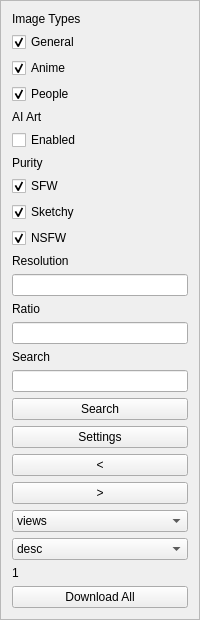
     <widget class="QFrame" name="OptionFrame">
      <property name="minimumSize">
       <size>
        <width>150</width>
        <height>0</height>
       </size>
      </property>
      <property name="frameShape">
       <enum>QFrame::Shape::StyledPanel</enum>
      </property>
      <property name="frameShadow">
       <enum>QFrame::Shadow::Raised</enum>
      </property>
      <layout class="QFormLayout">
       <item row="0" column="0">
        <widget class="QLabel" name="ImageTypesLabel">
         <property name="text">
          <string>Image Types</string>
         </property>
        </widget>
       </item>
       <item row="1" column="0">
        <widget class="QCheckBox" name="ImageTypesGeneralCheckBox">
         <property name="text">
          <string>General</string>
         </property>
         <property name="checked">
          <bool>true</bool>
         </property>
        </widget>
       </item>
       <item row="2" column="0">
        <widget class="QCheckBox" name="ImageTypesAnimeCheckBox">
         <property name="text">
          <string>Anime</string>
         </property>
         <property name="checked">
          <bool>true</bool>
         </property>
        </widget>
       </item>
       <item row="3" column="0">
        <widget class="QCheckBox" name="ImageTypesPeopleCheckBox">
         <property name="text">
          <string>People</string>
         </property>
         <property name="checked">
          <bool>true</bool>
         </property>
        </widget>
       </item>
       <item row="4" column="0">
        <widget class="QLabel" name="AIArtLabel">
         <property name="text">
          <string>AI Art</string>
         </property>
        </widget>
       </item>
       <item row="6" column="0">
        <widget class="QLabel" name="PurityLabel">
         <property name="text">
          <string>Purity</string>
         </property>
        </widget>
       </item>
       <item row="7" column="0">
        <widget class="QCheckBox" name="PuritySFWCheckBox">
         <property name="text">
          <string>SFW</string>
         </property>
         <property name="checked">
          <bool>true</bool>
         </property>
        </widget>
       </item>
       <item row="8" column="0">
        <widget class="QCheckBox" name="PuritySketchyCheckBox">
         <property name="text">
          <string>Sketchy</string>
         </property>
         <property name="checked">
          <bool>true</bool>
         </property>
        </widget>
       </item>
       <item row="9" column="0">
        <widget class="QCheckBox" name="PurityNSFWCheckBox">
         <property name="text">
          <string>NSFW</string>
         </property>
         <property name="checked">
          <bool>true</bool>
         </property>
        </widget>
       </item>
       <item row="10" column="0">
        <widget class="QLabel" name="ResolutionLabel">
         <property name="text">
          <string>Resolution</string>
         </property>
        </widget>
       </item>
       <item row="12" column="0">
        <widget class="QLabel" name="RatioLabel">
         <property name="text">
          <string>Ratio</string>
         </property>
        </widget>
       </item>
       <item row="14" column="0">
        <widget class="QLabel" name="SearchLabel">
         <property name="text">
          <string>Search</string>
         </property>
        </widget>
       </item>
       <item row="22" column="0">
        <widget class="QLabel" name="PageNumberLabel">
         <property name="text">
          <string>1</string>
         </property>
        </widget>
       </item>
       <item row="11" column="0" colspan="2">
        <widget class="QLineEdit" name="ResolutionInput"/>
       </item>
       <item row="13" column="0" colspan="2">
        <widget class="QLineEdit" name="RatioInput"/>
       </item>
       <item row="15" column="0" colspan="2">
        <widget class="QLineEdit" name="SearchInput"/>
       </item>
       <item row="18" column="0" colspan="2">
        <widget class="QPushButton" name="PageBackButton">
         <property name="text">
          <string>&lt;</string>
         </property>
        </widget>
       </item>
       <item row="17" column="0" colspan="2">
        <widget class="QPushButton" name="SettingsButton">
         <property name="enabled">
          <bool>true</bool>
         </property>
         <property name="text">
          <string>Settings</string>
         </property>
         <property name="autoDefault">
          <bool>false</bool>
         </property>
         <property name="default">
          <bool>false</bool>
         </property>
         <property name="flat">
          <bool>false</bool>
         </property>
        </widget>
       </item>
       <item row="16" column="0" colspan="2">
        <widget class="QPushButton" name="SearchButton">
         <property name="text">
          <string>Search</string>
         </property>
        </widget>
       </item>
       <item row="19" column="0" colspan="2">
        <widget class="QPushButton" name="PageForwardButton">
         <property name="text">
          <string>&gt;</string>
         </property>
        </widget>
       </item>
       <item row="20" column="0" colspan="2">
        <widget class="QComboBox" name="SortingComboBox">
         <item>
          <property name="text">
           <string>views</string>
          </property>
         </item>
         <item>
          <property name="text">
           <string>date_added</string>
          </property>
         </item>
         <item>
          <property name="text">
           <string>relevance</string>
          </property>
         </item>
         <item>
          <property name="text">
           <string>random</string>
          </property>
         </item>
         <item>
          <property name="text">
           <string>favourites</string>
          </property>
         </item>
         <item>
          <property name="text">
           <string>toplist</string>
          </property>
         </item>
        </widget>
       </item>
       <item row="21" column="0" colspan="2">
        <widget class="QComboBox" name="OrderComboBox">
         <item>
          <property name="text">
           <string>desc</string>
          </property>
         </item>
         <item>
          <property name="text">
           <string>asc</string>
          </property>
         </item>
        </widget>
       </item>
       <item row="23" column="0" colspan="2">
        <widget class="QPushButton" name="DownloadAllButton">
         <property name="text">
          <string>Download All</string>
         </property>
        </widget>
       </item>
       <item row="5" column="0">
        <widget class="QCheckBox" name="AIArtCheckBox">
         <property name="text">
          <string>Enabled</string>
         </property>
        </widget>
       </item>
      </layout>
     </widget>
